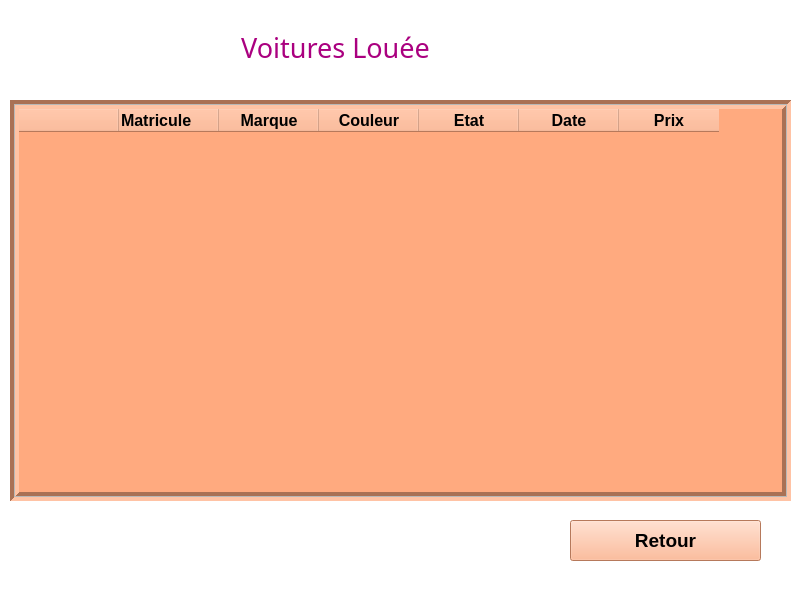
<?xml version="1.0" encoding="UTF-8"?>
<ui version="4.0">
 <class>Form</class>
 <widget class="QWidget" name="Form">
  <property name="geometry">
   <rect>
    <x>0</x>
    <y>0</y>
    <width>800</width>
    <height>600</height>
   </rect>
  </property>
  <property name="minimumSize">
   <size>
    <width>800</width>
    <height>600</height>
   </size>
  </property>
  <property name="windowTitle">
   <string>Form</string>
  </property>
  <property name="styleSheet">
   <string notr="true">background-color: rgb(85, 0, 0);
background-color: rgb(255, 255, 255);</string>
  </property>
  <widget class="QTableWidget" name="tableWidget">
   <property name="geometry">
    <rect>
     <x>10</x>
     <y>100</y>
     <width>781</width>
     <height>401</height>
    </rect>
   </property>
   <property name="font">
    <font>
     <pointsize>12</pointsize>
     <weight>75</weight>
     <bold>true</bold>
    </font>
   </property>
   <property name="styleSheet">
    <string notr="true">background-color: rgb(85, 0, 0);
background-color: rgb(255, 170, 127);</string>
   </property>
   <property name="frameShape">
    <enum>QFrame::Box</enum>
   </property>
   <property name="lineWidth">
    <number>4</number>
   </property>
   <property name="midLineWidth">
    <number>1</number>
   </property>
   <property name="iconSize">
    <size>
     <width>7</width>
     <height>5</height>
    </size>
   </property>
   <property name="gridStyle">
    <enum>Qt::CustomDashLine</enum>
   </property>
   <property name="sortingEnabled">
    <bool>false</bool>
   </property>
   <property name="rowCount">
    <number>0</number>
   </property>
   <property name="columnCount">
    <number>7</number>
   </property>
   <attribute name="horizontalHeaderCascadingSectionResizes">
    <bool>false</bool>
   </attribute>
   <attribute name="horizontalHeaderMinimumSectionSize">
    <number>100</number>
   </attribute>
   <attribute name="horizontalHeaderDefaultSectionSize">
    <number>100</number>
   </attribute>
   <attribute name="horizontalHeaderHighlightSections">
    <bool>false</bool>
   </attribute>
   <attribute name="horizontalHeaderShowSortIndicator" stdset="0">
    <bool>false</bool>
   </attribute>
   <attribute name="horizontalHeaderStretchLastSection">
    <bool>false</bool>
   </attribute>
   <attribute name="verticalHeaderVisible">
    <bool>false</bool>
   </attribute>
   <attribute name="verticalHeaderCascadingSectionResizes">
    <bool>false</bool>
   </attribute>
   <attribute name="verticalHeaderMinimumSectionSize">
    <number>29</number>
   </attribute>
   <attribute name="verticalHeaderDefaultSectionSize">
    <number>30</number>
   </attribute>
   <attribute name="verticalHeaderHighlightSections">
    <bool>false</bool>
   </attribute>
   <attribute name="verticalHeaderShowSortIndicator" stdset="0">
    <bool>false</bool>
   </attribute>
   <attribute name="verticalHeaderStretchLastSection">
    <bool>false</bool>
   </attribute>
   <column>
    <property name="text">
     <string/>
    </property>
    <property name="font">
     <font>
      <pointsize>12</pointsize>
      <weight>75</weight>
      <bold>true</bold>
     </font>
    </property>
    <property name="background">
     <color>
      <red>255</red>
      <green>255</green>
      <blue>127</blue>
     </color>
    </property>
   </column>
   <column>
    <property name="text">
     <string>Matricule</string>
    </property>
    <property name="font">
     <font>
      <pointsize>12</pointsize>
      <weight>75</weight>
      <bold>true</bold>
     </font>
    </property>
    <property name="textAlignment">
     <set>AlignLeading|AlignVCenter</set>
    </property>
    <property name="background">
     <color>
      <red>0</red>
      <green>0</green>
      <blue>0</blue>
     </color>
    </property>
   </column>
   <column>
    <property name="text">
     <string>Marque</string>
    </property>
    <property name="font">
     <font>
      <pointsize>12</pointsize>
      <weight>75</weight>
      <bold>true</bold>
     </font>
    </property>
    <property name="background">
     <color>
      <red>85</red>
      <green>255</green>
      <blue>0</blue>
     </color>
    </property>
   </column>
   <column>
    <property name="text">
     <string>Couleur</string>
    </property>
    <property name="font">
     <font>
      <pointsize>12</pointsize>
      <weight>75</weight>
      <bold>true</bold>
     </font>
    </property>
   </column>
   <column>
    <property name="text">
     <string>Etat</string>
    </property>
    <property name="font">
     <font>
      <pointsize>12</pointsize>
      <weight>75</weight>
      <bold>true</bold>
     </font>
    </property>
   </column>
   <column>
    <property name="text">
     <string>Date</string>
    </property>
    <property name="font">
     <font>
      <pointsize>12</pointsize>
      <weight>75</weight>
      <bold>true</bold>
     </font>
    </property>
   </column>
   <column>
    <property name="text">
     <string>Prix</string>
    </property>
    <property name="font">
     <font>
      <pointsize>12</pointsize>
      <weight>75</weight>
      <bold>true</bold>
     </font>
    </property>
   </column>
  </widget>
  <widget class="QPushButton" name="retour">
   <property name="geometry">
    <rect>
     <x>570</x>
     <y>520</y>
     <width>191</width>
     <height>41</height>
    </rect>
   </property>
   <property name="font">
    <font>
     <pointsize>14</pointsize>
     <weight>75</weight>
     <bold>true</bold>
    </font>
   </property>
   <property name="styleSheet">
    <string notr="true">background-color: rgb(255, 170, 127);</string>
   </property>
   <property name="text">
    <string>Retour</string>
   </property>
  </widget>
  <widget class="QLabel" name="label">
   <property name="geometry">
    <rect>
     <x>40</x>
     <y>22</y>
     <width>591</width>
     <height>51</height>
    </rect>
   </property>
   <property name="font">
    <font>
     <family>Algerian</family>
     <pointsize>20</pointsize>
     <weight>50</weight>
     <italic>false</italic>
     <bold>false</bold>
    </font>
   </property>
   <property name="styleSheet">
    <string notr="true">color: rgb(255, 255, 255);
color: rgb(170, 0, 127);</string>
   </property>
   <property name="text">
    <string>Voitures Louée</string>
   </property>
   <property name="alignment">
    <set>Qt::AlignCenter</set>
   </property>
  </widget>
 </widget>
 <resources/>
 <connections/>
</ui>
